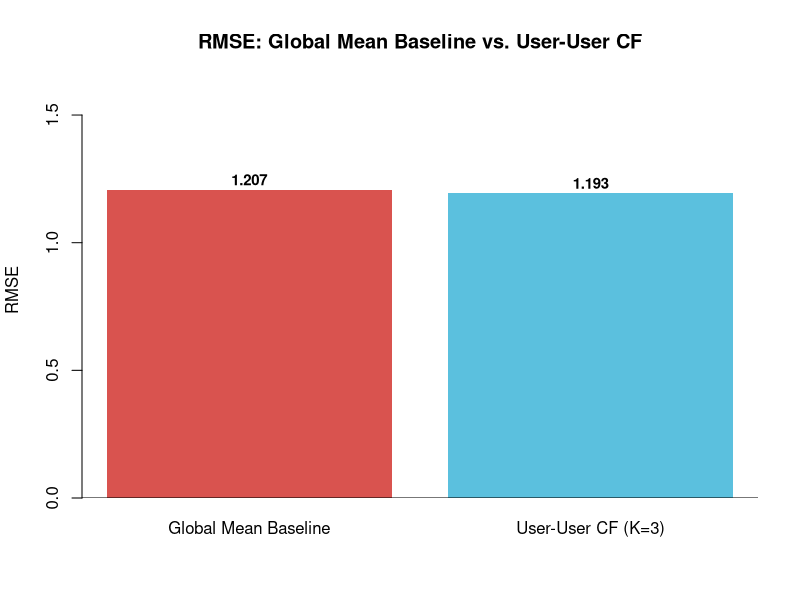

The R script that drew this image:
## ---- chunk 1
set.seed(4)


items <- c("The Matrix", "Inception", "Interstellar",
           "Parasite", "Everything Everywhere", "WALL-E")
users <- paste0("User", 1:10)

raw_ratings <- matrix(c(
  5, 3, 4, NA,  2,  1,
  4, NA, 5,  3, NA,  2,
 NA,  5, 4,  4,  5,  3,
  2,  4,NA,  5,  3, NA,
  5,  4, 3, NA,  4,  5,
 NA,  3, 2,  4, NA,  5,
  4,  5,NA,  3,  5,  4,
  3, NA, 5,  4,  2, NA,
  2,  4, 3, NA,  5,  4,
  5,  3, 4,  5, NA,  2
), nrow = 10, byrow = TRUE,
   dimnames = list(users, items))

raw_ratings
## ---- chunk 2
set.seed(7)

known_idx <- which(!is.na(raw_ratings), arr.ind = TRUE)
test_rows <- sample(nrow(known_idx), size = floor(0.20 * nrow(known_idx)))
test_idx  <- known_idx[test_rows, ]

train_mat <- raw_ratings
for (i in seq_len(nrow(test_idx))) {
  train_mat[test_idx[i, 1], test_idx[i, 2]] <- NA
}

cat("Known ratings in full matrix :", sum(!is.na(raw_ratings)), "\n")
cat("Ratings in training set       :", sum(!is.na(train_mat)),  "\n")
cat("Ratings held out for testing  :", nrow(test_idx),           "\n")
## ---- chunk 3
user_means <- rowMeans(train_mat, na.rm = TRUE)

centered <- train_mat
for (u in seq_len(nrow(train_mat))) {
  centered[u, ] <- train_mat[u, ] - user_means[u]
}

cat("User means (training):\n")
round(user_means, 2)
## ---- chunk 4
cosine_sim <- function(a, b) {
  common <- !is.na(a) & !is.na(b)
  if (sum(common) < 2) return(NA_real_)       
  num   <- sum(a[common] * b[common])
  denom <- sqrt(sum(a[common]^2)) * sqrt(sum(b[common]^2))
  if (denom == 0) return(0)
  num / denom
}

n_users <- nrow(centered)
sim_mat <- matrix(NA_real_, n_users, n_users,
                  dimnames = list(users, users))

for (i in 1:(n_users - 1)) {
  for (j in (i + 1):n_users) {
    s <- cosine_sim(centered[i, ], centered[j, ])
    sim_mat[i, j] <- s
    sim_mat[j, i] <- s
  }
}
diag(sim_mat) <- 0 

round(sim_mat, 3)
## ---- chunk 5
predict_rating <- function(user, item, sim_mat, train_mat,
                           user_means, K = 3) {
  u_idx <- which(rownames(train_mat) == user)
  i_idx <- which(colnames(train_mat) == item)

  sims       <- sim_mat[u_idx, ]
  rated_item <- !is.na(train_mat[, i_idx])
  rated_item[u_idx] <- FALSE          

  eligible           <- sims * rated_item
  eligible[is.na(eligible)] <- 0

  
  if (sum(eligible > 0) == 0) return(user_means[u_idx])

  top_k <- order(eligible, decreasing = TRUE)[1:min(K, sum(eligible > 0))]
  top_k <- top_k[eligible[top_k] > 0]

  wts  <- sims[top_k]
  devs <- train_mat[top_k, i_idx] - user_means[top_k]

  pred <- user_means[u_idx] + sum(wts * devs) / sum(abs(wts))
  max(1, min(5, pred))   
}
## ---- chunk 6
top_n_recs <- function(user, n = 3, train_mat, sim_mat,
                       user_means, K = 3) {
  u_idx   <- which(rownames(train_mat) == user)
  unrated <- which(is.na(train_mat[u_idx, ]))
  if (length(unrated) == 0) return(data.frame())

  preds <- sapply(names(unrated), function(item) {
    predict_rating(user, item, sim_mat, train_mat, user_means, K)
  })

  df <- data.frame(
    User             = user,
    Item             = names(preds),
    Predicted_Rating = round(preds, 2),
    stringsAsFactors = FALSE
  )
  df[order(-df$Predicted_Rating)[1:min(n, nrow(df))], ]
}

rec_list <- lapply(users, function(u)
  top_n_recs(u, n = 3, train_mat, sim_mat, user_means, K = 3))

recs_df <- do.call(rbind, rec_list)
rownames(recs_df) <- NULL

recs_df
## ---- chunk 7
u        <- "User1"
item     <- "Parasite"
u_idx    <- which(rownames(train_mat) == u)
i_idx    <- which(colnames(train_mat) == item)

sims       <- sim_mat[u_idx, ]
rated_mask <- !is.na(train_mat[, i_idx])
rated_mask[u_idx] <- FALSE

eligible <- sort(sims[rated_mask & !is.na(sims)], decreasing = TRUE)

cat("User1's mean ratingg", round(user_means["User1"], 2), "\n\n")
cat("Neighbours who rated 'Parasite' and their similarities")
for (nb in names(eligible)) {
  cat(sprintf("  %-8s  sim=%.3f  raw rating=%.0f  deviation=%.2f\n",
              nb,
              sims[nb],
              train_mat[nb, item],
              train_mat[nb, item] - user_means[nb]))
}
cat("\nPredicted rating for User1 → Parasite:",
    round(predict_rating("User1", "Parasite",
                         sim_mat, train_mat, user_means, K = 3), 2))
## ---- chunk 8
preds_test <- numeric(nrow(test_idx))
actuals    <- numeric(nrow(test_idx))

for (i in seq_len(nrow(test_idx))) {
  u    <- rownames(raw_ratings)[test_idx[i, 1]]
  item <- colnames(raw_ratings)[test_idx[i, 2]]
  preds_test[i] <- predict_rating(u, item, sim_mat, train_mat, user_means, K = 3)
  actuals[i]    <- raw_ratings[test_idx[i, 1], test_idx[i, 2]]
}

rmse_cf  <- sqrt(mean((preds_test - actuals)^2))
mae_cf   <- mean(abs(preds_test - actuals))

g_mean       <- mean(train_mat, na.rm = TRUE)
rmse_base    <- sqrt(mean((g_mean - actuals)^2))
mae_base     <- mean(abs(g_mean - actuals))

results <- data.frame(
  Model          = c("Global Mean Baseline", "User-User CF (K=3)"),
  RMSE           = round(c(rmse_base, rmse_cf), 4),
  MAE            = round(c(mae_base,  mae_cf),  4)
)
results
## ---- chunk 9
test_eval <- data.frame(
  Index   = seq_along(actuals),
  Actual  = actuals,
  CF_Pred = round(preds_test, 2),
  BL_Pred = round(g_mean, 2)
)

cat("Test-set comparison (Actual vs. CF Prediction vs. Baseline):\n")
test_eval
## ---- chunk 10

barplot(
  results$RMSE,
  names.arg = results$Model,
  col       = c("#d9534f", "#5bc0de"),
  ylim      = c(0, max(results$RMSE) * 1.35),
  ylab      = "RMSE",
  main      = "RMSE: Global Mean Baseline vs. User-User CF",
  border    = NA
)
abline(h = 0)
text(x   = c(0.7, 1.9),
     y   = results$RMSE + 0.04,
     labels = results$RMSE,
     cex    = 0.9, font = 2)
